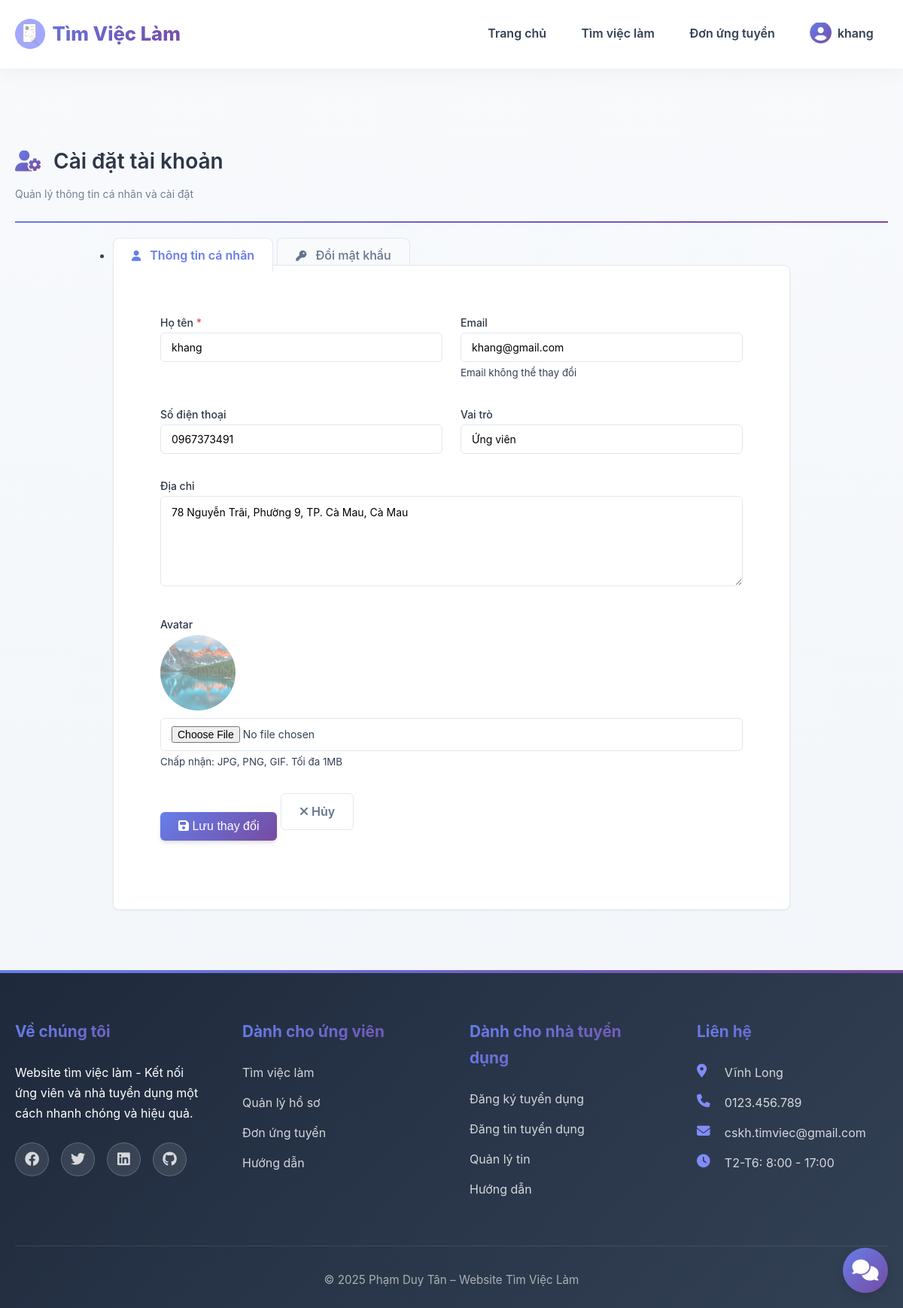
The page /taikhoan (signed in) on the database its author committed.
### tables this page shows
CREATE TABLE `nguoidung` (
  `id` int(11) NOT NULL,
  `email` varchar(255) NOT NULL,
  `matkhau` varchar(255) NOT NULL,
  `hoten` varchar(255) NOT NULL,
  `sodienthoai` varchar(20) DEFAULT NULL,
  `diachi` text DEFAULT NULL,
  `avatar` varchar(255) DEFAULT NULL,
  `vaitro` enum('admin','ungvien','tuyendung','choduyet') DEFAULT 'ungvien',
  `trangthai` enum('hoatdong','khoa') DEFAULT 'hoatdong',
  `xacminh` tinyint(1) DEFAULT 0,
  `ngaytao` datetime DEFAULT current_timestamp(),
  `ngaycapnhat` datetime DEFAULT current_timestamp() ON UPDATE current_timestamp()
);

### app/controllers/TaikhoanController.php (called while the page is built, shortened)
<?php
require_once BASE_PATH . 'app/models/NguoiDungModel.php';
class TaikhoanController extends BaseController {
    private $nguoiDungModel;
    private $db;
    public function __construct() {
        $this->db = Database::getInstance()->getConnection();
        $this->nguoiDungModel = new NguoiDungModel();
    }
    public function index() {
        $userId = $_SESSION['nguoidung_id'];
        $vaitro = $_SESSION['vaitro'];
        $user = $this->nguoiDungModel->layThongTin($userId);
        $thongTinBoSung = null;
        if ($vaitro == 'ungvien') {
            $sql = "SELECT * FROM thongtinungvien WHERE nguoidung_id = :id";
            $stmt = $this->db->prepare($sql);
            $stmt->bindParam(':id', $userId);
            $stmt->execute();
            $thongTinBoSung = $stmt->fetch(PDO::FETCH_ASSOC);
        } elseif ($vaitro == 'tuyendung') {
            $sql = "SELECT * FROM thongtinnhatuyendung WHERE nguoidung_id = :id";
            $stmt = $this->db->prepare($sql);
            $stmt->bindParam(':id', $userId);
            $stmt->execute();
            $thongTinBoSung = $stmt->fetch(PDO::FETCH_ASSOC);
        }
        $data = [
            'pageTitle' => 'Cài đặt tài khoản',
            'user' => $user,
            'thongTinBoSung' => $thongTinBoSung
        ];
        $this->view('taikhoan/index', $data);
    }
}

### app/core/Database.php (called while the page is built, shortened)
<?php
class Database {
    private static $instance = null;
    private $connection;
    private function __construct() {
        try {
            $this->connection = new PDO(
                "mysql:host=" . DB_HOST . ";dbname=" . DB_NAME . ";charset=utf8mb4",
                DB_USER,
                DB_PASS,
                [
                    PDO::ATTR_ERRMODE => PDO::ERRMODE_EXCEPTION,
                    PDO::ATTR_DEFAULT_FETCH_MODE => PDO::FETCH_ASSOC,
                    PDO::ATTR_EMULATE_PREPARES => false
                ]
            );
        } catch (PDOException $e) {
            error_log("Database connection failed: " . $e->getMessage());
            if (DEBUG_MODE) {
                die("Lỗi kết nối database: " . $e->getMessage());
            } else {
                die("Không thể kết nối đến cơ sở dữ liệu. Vui lòng thử lại sau.");
            }
        }
    }
    public static function getInstance() {
        if (self::$instance === null) {
            self::$instance = new self();
        }
        return self::$instance;
    }
    public function getConnection() {
        return $this->connection;
    }
}

### app/models/NguoiDungModel.php (called while the page is built, shortened)
<?php
class NguoiDungModel {
    private $db;
    private $table = 'nguoidung';
    public function __construct() {
        $this->db = Database::getInstance()->getConnection();
    }
    public function layThongTin($id) {
        $sql = "SELECT * FROM " . $this->table . " WHERE id = :id";
        $stmt = $this->db->prepare($sql);
        $stmt->bindParam(':id', $id);
        $stmt->execute();
        return $stmt->fetch(PDO::FETCH_ASSOC);
    }
}
?>

### app/views/taikhoan/index.php (the view, shortened to what this page needs)
<?php require_once BASE_PATH . 'app/views/layouts/header.php'; ?>
<div class="container" style="margin-top: 100px; margin-bottom: 50px;">
    <div class="page-header" style="margin-bottom: 30px;">
        <h1 style="font-size: 28px; font-weight: 600; color: #2d3748; margin-bottom: 8px;">
            <i class="fas fa-user-cog" style="color: #667eea;"></i> Cài đặt tài khoản
        </h1>
        <p style="color: #718096; font-size: 14px; margin: 0;">Quản lý thông tin cá nhân và cài đặt</p>
    </div>
    <div style="max-width: 900px; margin: 0 auto;">
        <ul class="nav nav-tabs" role="tablist">
            <?php if ($_SESSION['vaitro'] != 'tuyendung'): ?>
            <li class="nav-item">
                <a class="nav-link active" data-toggle="tab" href="#thongtin">
                    <i class="fas fa-user"></i> Thông tin cá nhân
                </a>
            </li>
            <?php endif; ?>
            <li class="nav-item">
                <a class="nav-link" data-toggle="tab" href="#matkhau">
                    <i class="fas fa-key"></i> Đổi mật khẩu
                </a>
            </li>
        </ul>
        <div class="card">
            <div class="card-body" style="padding: 30px;">
            <div class="tab-content">
                <?php if ($_SESSION['vaitro'] != 'tuyendung'): ?>
                <div id="thongtin" class="tab-pane fade show active">
                <?php else: ?>
                <div id="thongtin" class="tab-pane fade">
                <?php endif; ?>
                    <form method="POST" action="<?php echo BASE_URL; ?>taikhoan/capnhat" enctype="multipart/form-data">
                        <div class="form-row">
                            <div class="form-group col-md-6">
                                <label>Họ tên <span class="text-danger">*</span></label>
                                <input type="text" name="hoten" class="form-control"
                                       value="<?php echo htmlspecialchars($user['hoten']); ?>" required>
                            </div>
                            <div class="form-group col-md-6">
                                <label>Email</label>
                                <input type="email" class="form-control"
                                       value="<?php echo htmlspecialchars($user['email']); ?>" readonly>
                                <small class="form-text text-muted">Email không thể thay đổi</small>
                            </div>
                        </div>
                        <div class="form-row">
                            <div class="form-group col-md-6">
                                <label>Số điện thoại</label>
                                <input type="tel" name="sodienthoai" class="form-control"
                                       value="<?php echo htmlspecialchars($user['sodienthoai'] ?? ''); ?>">
                            </div>
                            <div class="form-group col-md-6">
                                <label>Vai trò</label>
                                <input type="text" class="form-control"
                                       value="<?php
                                       $roles = [
                                           'admin' => 'Quản trị viên',
                                           'tuyendung' => 'Nhà tuyển dụng',
                                           'ungvien' => 'Ứng viên'
                                       ];
                                       echo $roles[$user['vaitro']] ?? $user['vaitro'];
                                       ?>" readonly>
                            </div>
                        </div>
                        <div class="form-group">
                            <label>Địa chỉ</label>
                            <textarea name="diachi" class="form-control" rows="2"><?php echo htmlspecialchars($user['diachi'] ?? ''); ?></textarea>
                        </div>
                        <div class="form-group">
                            <label>Avatar</label>
                            <div style="margin-bottom: 10px;">
                                <?php if (!empty($user['avatar'])): ?>
                                    <img src="<?php echo BASE_URL; ?>uploads/avatar/<?php echo htmlspecialchars($user['avatar']); ?>"
                                         alt="Avatar" style="width: 100px; height: 100px; object-fit: cover; border-radius: 50%;">
                                <?php else: ?>
                                    <div style="width: 100px; height: 100px; background: #ddd; border-radius: 50%; display: flex; align-items: center; justify-content: center;">
                                        <i class="fas fa-user fa-3x text-muted"></i>
                                    </div>
                                <?php endif; ?>
                            </div>
                            <input type="file" name="avatar" class="form-control" accept="image/*">
                            <small class="form-text text-muted">Chấp nhận: JPG, PNG, GIF. Tối đa 1MB</small>
                        </div>
                        <div class="form-group">
                            <button type="submit" class="btn btn-primary">
                                <i class="fas fa-save"></i> Lưu thay đổi
                            </button>
                            <a href="<?php echo BASE_URL; ?>nhatuyendung" class="btn btn-outline">
                                <i class="fas fa-times"></i> Hủy
                            </a>
                        </div>
                    </form>
                </div>
            </div>
        </div>
    </div>
</div>
<?php require_once BASE_PATH . 'app/views/layouts/footer.php'; ?>

### public/css/style.css (style rules this page uses)
* { margin: 0; padding: 0; box-sizing: border-box; }
:root { --primary-color: #6366f1; --primary-light: #818cf8; --primary-dark: #4f46e5; --secondary-color: #8b5cf6; --accent-color: #ec4899; --success-color: #10b981; --danger-color: #ef4444; --warning-color: #f59e0b; --info-color: #06b6d4; --dark-color: #1e293b; --light-color: #f8fafc; --white-color: #ffffff; --border-color: #e2e8f0; --text-color: #334155; --text-light: #64748b; --text-lighter: #94a3b8; --gradient-primary: linear-gradient(135deg, #667eea 0%, #764ba2 100%); --gradient-secondary: linear-gradient(135deg, #f093fb 0%, #f5576c 100%); --gradient-success: linear-gradient(135deg, #4facfe 0%, #00f2fe 100%); --gradient-purple: linear-gradient(135deg, #a8edea 0%, #fed6e3 100%); --gradient-hero: linear-gradient(135deg, #667eea 0%, #764ba2 50%, #f093fb 100%); --shadow-sm: 0 1px 2px 0 rgba(0, 0, 0, 0.05); --shadow: 0 4px 6px -1px rgba(0, 0, 0, 0.1), 0 2px 4px -1px rgba(0, 0, 0, 0.06); --shadow-md: 0 10px 15px -3px rgba(0, 0, 0, 0.1), 0 4px 6px -2px rgba(0, 0, 0, 0.05); --shadow-lg: 0 20px 25px -5px rgba(0, 0, 0, 0.1), 0 10px 10px -5px rgba(0, 0, 0, 0.04); --shadow-xl: 0 25px 50px -12px rgba(0, 0, 0, 0.25); --shadow-color: 0 10px 40px rgba(102, 126, 234, 0.2); --transition: all 0.3s cubic-bezier(0.4, 0, 0.2, 1); --transition-fast: all 0.15s cubic-bezier(0.4, 0, 0.2, 1); --transition-slow: all 0.5s cubic-bezier(0.4, 0, 0.2, 1); --radius-sm: 6px; --radius: 10px; --radius-lg: 16px; --radius-xl: 24px; --radius-full: 9999px; }
body { font-family: 'Inter', 'Segoe UI', -apple-system, BlinkMacSystemFont, sans-serif; line-height: 1.7; color: var(--text-color); background: linear-gradient(to bottom, #f8fafc 0%, #f1f5f9 100%); -webkit-font-smoothing: antialiased; -moz-osx-font-smoothing: grayscale; }
a { text-decoration: none; color: inherit; transition: var(--transition); }
img { max-width: 100%; height: auto; display: block; }
html { scroll-behavior: smooth; }
.container { max-width: 1200px; margin: 0 auto; padding: 0 20px; }
.btn { display: inline-block; padding: 0.9rem 2rem; border: none; border-radius: var(--radius); font-weight: 600; cursor: pointer; transition: var(--transition); text-align: center; font-size: 1rem; position: relative; overflow: hidden; }
.btn::before { content: ''; position: absolute; top: 50%; left: 50%; width: 0; height: 0; border-radius: 50%; background: rgba(255, 255, 255, 0.2); transform: translate(-50%, -50%); transition: width 0.6s, height 0.6s; }
.btn-primary { background: var(--gradient-primary); color: var(--white-color); box-shadow: var(--shadow); }
.btn-outline { background: transparent; border: 2px solid var(--primary-color); color: var(--primary-color); }
.card { background: rgba(255, 255, 255, 0.95); backdrop-filter: blur(10px); -webkit-backdrop-filter: blur(10px); border-radius: var(--radius-xl); padding: 2rem; box-shadow: var(--shadow-md); margin-bottom: 2rem; border: 1px solid rgba(255, 255, 255, 0.3); transition: var(--transition); }
.form-group { margin-bottom: 1.8rem; }
.form-control { width: 100%; padding: 0.9rem 1.2rem; border: 2px solid var(--border-color); border-radius: var(--radius); font-size: 1rem; transition: var(--transition); background: var(--white-color); font-family: inherit; }
textarea.form-control { resize: vertical; min-height: 120px; line-height: 1.6; }
.form-control::placeholder { color: var(--text-lighter); }
.form-row { display: grid; grid-template-columns: repeat(auto-fit, minmax(200px, 1fr)); gap: 1.5rem; }
.page-header { margin-bottom: 3rem; padding-bottom: 1.5rem; border-bottom: 2px solid; border-image: var(--gradient-primary) 1; }
.page-header h1 { font-size: 2.5rem; font-weight: 800; color: var(--dark-color); margin-bottom: 0.5rem; display: flex; align-items: center; gap: 1rem; }
.page-header h1 i { background: var(--gradient-primary); -webkit-background-clip: text; -webkit-text-fill-color: transparent; background-clip: text; }
.page-header p { color: var(--text-light); font-size: 1.1rem; }
.text-danger { color: var(--danger-color); }
img { transition: opacity 0.3s ease; }
img:not(.loaded) { opacity: 0.5; background: linear-gradient(90deg, #f0f0f0 25%, #e0e0e0 50%, #f0f0f0 75%); background-size: 200% 100%; animation: shimmer 1.5s infinite; }

### rows shown on the page
nguoidung: hoten "khang", email "khang@gmail.com", sodienthoai "0967373491", vaitro "Ứng viên", diachi "78 Nguyễn Trãi, Phường 9, TP. Cà Mau, Cà Mau", avatar (picture)

### other values the page prints
$_SESSION['hoten'] "khang"
